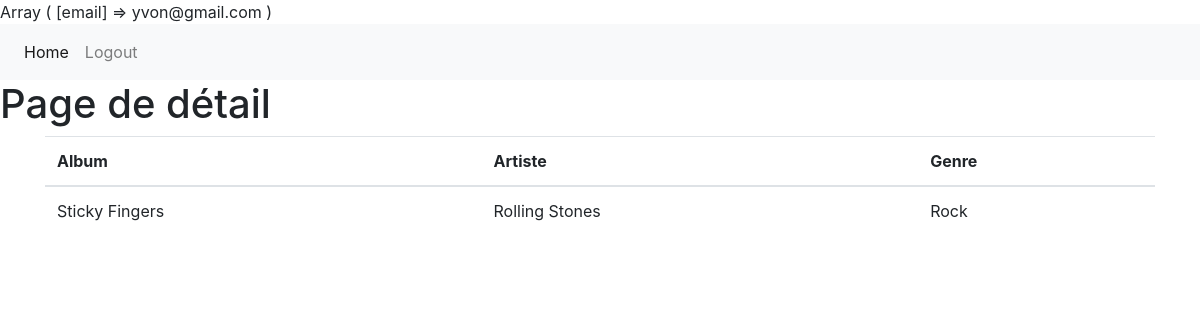
Page /detail.php (signed in) on the committed database.
### tables this page shows
CREATE TABLE `disques` (
  `id` int(11) NOT NULL,
  `album` varchar(255) DEFAULT NULL,
  `artiste` varchar(255) DEFAULT NULL,
  `genre` int(11) DEFAULT NULL
);

CREATE TABLE `genre` (
  `id` int(11) NOT NULL,
  `genre` varchar(50) NOT NULL
);

### detail.php (the view, shortened to what this page needs)
<?php
include('includes/header.php');
print_r($_SESSION);
$idalbum = 1;
function getDisquesById($pdo, $idalbum)
{
  $sql = "SELECT D.id as idalbum,album,artiste, G.genre FROM disques D INNER JOIN genre G ON G.id = D.genre WHERE D.id = :idalbum";
  $stmt = $pdo->prepare($sql);
  $stmt->bindParam(':idalbum', $idalbum);
  $stmt->execute();
  $result = $stmt->fetchAll(PDO::FETCH_ASSOC);
  return $result;
}
$disque = getDisquesById($pdo, $idalbum);
?>
<body>
  <?php
  include('includes/navbar.php');
  ?>
  <h1>Page de détail</h1>
  <div class="container">
    <table class="table">
      <thead>
        <tr>
          <th scope="col">Album</th>
          <th scope="col">Artiste</th>
          <th scope="col">Genre</th>
        </tr>
      </thead>
      <tbody>
        <tr>
          <td><?= ($disque[0]['album']) ?></td>
          <td><?= ($disque[0]['artiste']) ?></td>
          <td><?= ($disque[0]['genre']) ?></td>
        </tr>
      </tbody>
    </table>
  </div>
</body>
</html>

### rows in the picture
disques: album "Sticky Fingers", artiste "Rolling Stones", genre.genre "Rock"
